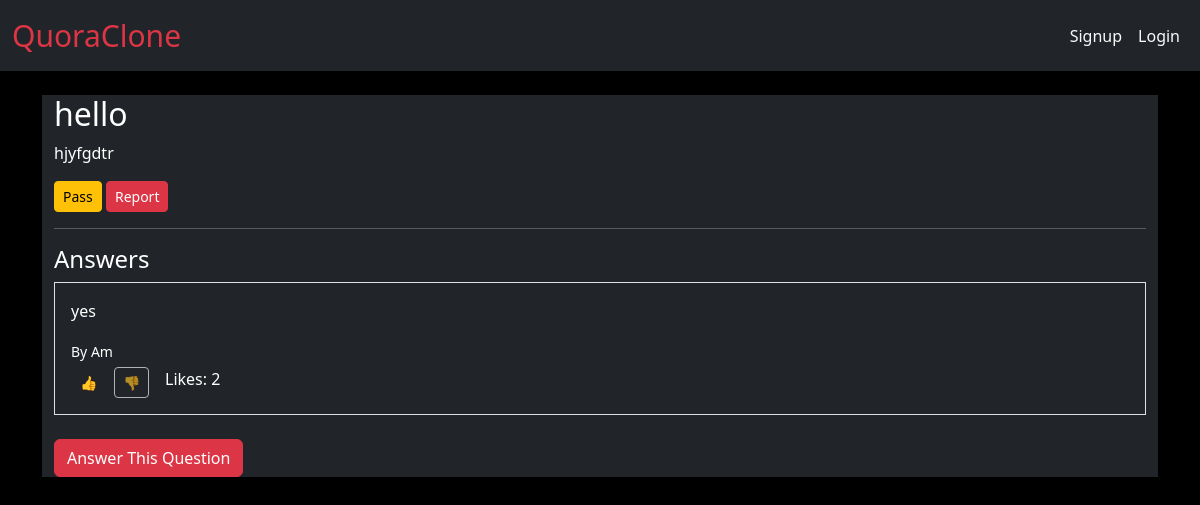
Screenshot of /question/1/ with the database file from the repository.
### quora/models.py (models this page shows, shortened)
class Question(models.Model):
    user = models.ForeignKey(User, on_delete=models.CASCADE)
    title = models.CharField(max_length=200)
    body = models.TextField()
    image = models.ImageField(upload_to='question_images/', blank=True, null=True)  # <-- New line
    created_at = models.DateTimeField(auto_now_add=True)

class Answer(models.Model):
    user = models.ForeignKey(User, on_delete=models.CASCADE)
    question = models.ForeignKey(Question, on_delete=models.CASCADE)
    body = models.TextField()
    created_at = models.DateTimeField(auto_now_add=True)
    likes = models.ManyToManyField(User, related_name='liked_answers', blank=True)
    def total_likes(self):
        return self.likes.count()

### quora/views.py (the view)
# urls.py: path('question/<int:pk>/', views.view_question, name='view_question'),
def view_question(request, pk):
    question = get_object_or_404(Question, pk=pk)
    answers = Answer.objects.filter(question=question)
    question_form = QuestionForm()
    return render(request, 'view_question.html', {
        'question': question,
        'answers': answers,
        'question_form': question_form
    })

### templates/view_question.html (shortened to what this page needs)
{% extends 'base.html' %}
{% block content %}
<div class="container">
    <div class="row">
        <div class="bg-dark text-white">
            <h2>{{ question.title }}</h2>
            <p>{{ question.body }}</p>
            {% if user == question.user %}
                <a href="{% url 'quora:delete_question' question.pk %}" class="text-danger me-2" title="Delete Question">
                    <i class="bi bi-trash-fill"></i>
                </a>
            {% else %}
                <a href="{% url 'quora:pass_question' question.pk %}" class="btn btn-warning btn-sm">Pass</a>
                <a href="{% url 'quora:report_question' question.pk %}" class="btn btn-danger btn-sm">Report</a>
            {% endif %}
            <hr class="border-light">
            <h4>Answers</h4>
            {% for answer in answers %}
                <div class="border p-3 mb-2">
                    <p>{{ answer.body }}</p>
                    <small>By {{ answer.user.username }}</small><br>
                    <div class="d-flex gap-2 mt-1">
                        <a href="{% url 'quora:like_unlike_answer' answer.pk %}"
                           class="btn btn-sm {% if user in answer.likes.all %}disabled{% endif %}"
                           style="box-shadow: none; outline: none;">
                            👍
                        </a>
                        <a href="{% url 'quora:like_unlike_answer' answer.pk %}"
                           class="btn btn-sm {% if user not in answer.likes.all %}disabled{% endif %}"
                           style="box-shadow: none; outline: none;">
                            👎
                        </a>
                        <span class="text-white ms-2">Likes: {{ answer.total_likes }}</span>
                    </div>
                </div>
            {% empty %}
                <p>No answers yet.</p>
            {% endfor %}
            <a href="{% url 'quora:answer_question' question.pk %}" class="btn btn-danger mt-3">Answer This Question</a>
        </div>
    </div>
</div>
{% endblock %}

### templates/view_question.html (style rules this page uses)
body { background-color: black; }

### rows the page displays
Question: title "hello", body "hjyfgdtr"
Answer: body "yes", user.username "Am", total_likes "2"
